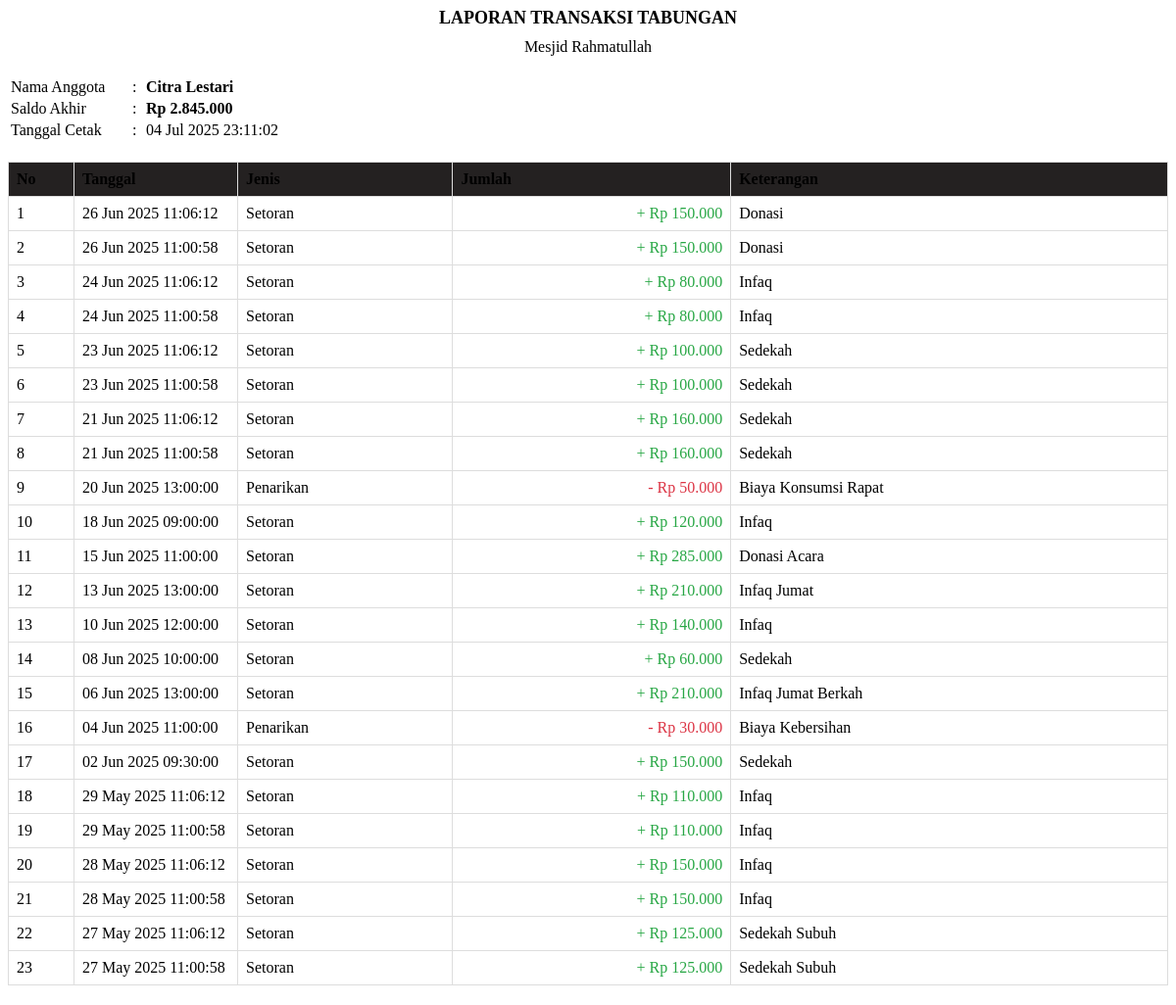
Page /get_transactions.php?id_tabungan=13 on the committed database.
### tables this page shows
CREATE TABLE IF NOT EXISTS `tabungan` (
  `id_tabungan` int NOT NULL AUTO_INCREMENT,
  `id_pengguna` int DEFAULT NULL,
  `jumlah_tabungan` int DEFAULT NULL,
  `tanggal_setor` date DEFAULT NULL,
  `keterangan` text,
  PRIMARY KEY (`id_tabungan`),
  KEY `id_pengguna` (`id_pengguna`)
);

CREATE TABLE IF NOT EXISTS `pengguna` (
  `id_pengguna` int NOT NULL AUTO_INCREMENT,
  `nama` varchar(50) DEFAULT NULL,
  `role` varchar(10) DEFAULT NULL,
  `email` varchar(100) DEFAULT NULL,
  `password` varchar(255) NOT NULL,
  `created_at` timestamp NULL DEFAULT NULL,
  PRIMARY KEY (`id_pengguna`) USING BTREE
);

CREATE TABLE IF NOT EXISTS `transaksi` (
  `id_transaksi` int NOT NULL AUTO_INCREMENT,
  `id_tabungan` int DEFAULT NULL,
  `id_pengguna` int DEFAULT NULL,
  `jenis` enum('masuk','keluar') NOT NULL,
  `jumlah` int NOT NULL,
  `tanggal` datetime NOT NULL DEFAULT CURRENT_TIMESTAMP,
  `keterangan` text,
  PRIMARY KEY (`id_transaksi`),
  KEY `id_tabungan` (`id_tabungan`),
  KEY `id_pengguna` (`id_pengguna`)
);

### get_transactions.php (the view, shortened to what this page needs)
<?php
require_once "db.php";
try {
    $pdo = new PDO("mysql:host=$host;dbname=$dbname", $username, $password);
    $pdo->setAttribute(PDO::ATTR_ERRMODE, PDO::ERRMODE_EXCEPTION);
    $pdo->exec("SET time_zone = '+07:00'");
    $id_tabungan = $_GET['id_tabungan'];
    $stmt = $pdo->prepare("SELECT t.*, p.nama FROM tabungan t JOIN pengguna p ON t.id_pengguna = p.id_pengguna WHERE t.id_tabungan = ?");
    $stmt->execute([$id_tabungan]);
    $tabungan = $stmt->fetch(PDO::FETCH_ASSOC);
    $stmt = $pdo->prepare("SELECT * FROM transaksi WHERE id_tabungan = ? ORDER BY tanggal DESC");
    $stmt->execute([$id_tabungan]);
    $transactions = $stmt->fetchAll(PDO::FETCH_ASSOC);
    $html = '
    <style>
        .report-header { margin-bottom: 20px; }
        .report-title { font-size: 18px; font-weight: bold; text-align: center; margin-bottom: 10px; }
        .report-subtitle { text-align: center; margin-bottom: 20px; }
        .report-info { margin-bottom: 15px; }
        .transaction-table { width: 100%; border-collapse: collapse; margin-bottom: 20px; }
        .transaction-table th, .transaction-table td { border: 1px solid #ddd; padding: 8px; }
        .transaction-table th { background-color:rgb(36, 33, 33); text-align: left; }
        .text-right { text-align: right; }
        .text-center { text-align: center; }
        .deposit { color: #28a745; }
        .withdrawal { color: #dc3545; }
        .print-only { display: none; }
        .transaction-date { white-space: nowrap; }
        @media print {
            .no-print { display: none; }
            .print-only { display: block; }
            body { font-size: 12pt; }
            .report-header { margin-bottom: 10mm; }
            .transaction-table { page-break-inside: avoid; }
        }
    </style>
    <div class="report-header">
        <div class="report-title">LAPORAN TRANSAKSI TABUNGAN</div>
        <div class="report-subtitle">Mesjid Rahmatullah</div>
        <div class="report-info">
            <table>
                <tr>
                    <td width="120">Nama Anggota</td>
                    <td width="10">:</td>
                    <td><strong>'.htmlspecialchars($tabungan['nama']).'</strong></td>
                </tr>
                <tr>
                    <td>Saldo Akhir</td>
                    <td>:</td>
                    <td><strong>Rp '.number_format($tabungan['jumlah_tabungan'], 0, ',', '.').'</strong></td>
                </tr>
                <tr>
                    <td>Tanggal Cetak</td>
                    <td>:</td>
                    <td>'.date('d M Y H:i:s').'</td>
                </tr>
            </table>
        </div>
    </div>';
    if (count($transactions) > 0) {
        $html .= '
        <table class="transaction-table">
            <thead>
                <tr>
                    <th width="50">No</th>
                    <th width="150">Tanggal</th>
                    <th>Jenis</th>
                    <th class="text-right">Jumlah</th>
                    <th>Keterangan</th>
                </tr>
            </thead>
            <tbody>';
        foreach ($transactions as $index => $transaction) {
            $transactionDate = $transaction['tanggal'] ? date('d M Y H:i:s', strtotime($transaction['tanggal'])) : '-';
            $html .= '
            <tr>
                <td>'.($index + 1).'</td>
                <td class="transaction-date">'.$transactionDate.'</td>
                <td>'.($transaction['jenis'] == 'masuk' ? 'Setoran' : 'Penarikan').'</td>
                <td class="text-right '.($transaction['jenis'] == 'masuk' ? 'deposit' : 'withdrawal').'">
                    '.($transaction['jenis'] == 'masuk' ? '+' : '-').' Rp '.number_format($transaction['jumlah'], 0, ',', '.').'
                </td>
                <td>'.htmlspecialchars($transaction['keterangan']).'</td>
            </tr>';
        }
        $html .= '
            </tbody>
        </table>';
    } else {
        $html .= '<div class="alert alert-info">Tidak ada transaksi yang tercatat.</div>';
    }
    $html .= '
    <div class="print-only">
        <table width="100%">
            <tr>
                <td width="50%"></td>
                <td class="text-center">
                    <p>Mengetahui,</p>
                    <br><br><br>
                    <p>_________________________</p>
                    <p>Petugas</p>
                </td>
            </tr>
        </table>
    </div>';
    echo $html;
} catch (Exception $e) {
    echo '<div class="alert alert-danger">Error: '.htmlspecialchars($e->getMessage()).'</div>';
}
?>

### get_transactions.php (style rules this page uses)
.report-header { margin-bottom: 20px; }
.report-title { font-size: 18px; font-weight: bold; text-align: center; margin-bottom: 10px; }
.report-subtitle { text-align: center; margin-bottom: 20px; }
.report-info { margin-bottom: 15px; }
.transaction-table { width: 100%; border-collapse: collapse; margin-bottom: 20px; }
.transaction-table th, .transaction-table td { border: 1px solid #ddd; padding: 8px; }
.transaction-table th { background-color:rgb(36, 33, 33); text-align: left; }
.text-right { text-align: right; }
.deposit { color: #28a745; }
.withdrawal { color: #dc3545; }
.transaction-date { white-space: nowrap; }

### rows in the picture
tabungan: id_pengguna.nama "Citra Lestari", jumlah_tabungan "2.845.000"
transaksi: tanggal "26 Jun 2025 11:06:12", jenis "Setoran", jumlah "150.000", keterangan "Donasi"
transaksi: tanggal "26 Jun 2025 11:00:58", jenis "Setoran", jumlah "150.000", keterangan "Donasi"
transaksi: tanggal "24 Jun 2025 11:06:12", jenis "Setoran", jumlah "80.000", keterangan "Infaq"
transaksi: tanggal "24 Jun 2025 11:00:58", jenis "Setoran", jumlah "80.000", keterangan "Infaq"
transaksi: tanggal "23 Jun 2025 11:06:12", jenis "Setoran", jumlah "100.000", keterangan "Sedekah"
transaksi: tanggal "23 Jun 2025 11:00:58", jenis "Setoran", jumlah "100.000", keterangan "Sedekah"
transaksi: tanggal "21 Jun 2025 11:06:12", jenis "Setoran", jumlah "160.000", keterangan "Sedekah"
transaksi: tanggal "21 Jun 2025 11:00:58", jenis "Setoran", jumlah "160.000", keterangan "Sedekah"
transaksi: tanggal "20 Jun 2025 13:00:00", jenis "Penarikan", jumlah "50.000", keterangan "Biaya Konsumsi Rapat"
transaksi: tanggal "18 Jun 2025 09:00:00", jenis "Setoran", jumlah "120.000", keterangan "Infaq"
transaksi: tanggal "15 Jun 2025 11:00:00", jenis "Setoran", jumlah "285.000", keterangan "Donasi Acara"
transaksi: tanggal "13 Jun 2025 13:00:00", jenis "Setoran", jumlah "210.000", keterangan "Infaq Jumat"
transaksi: tanggal "10 Jun 2025 12:00:00", jenis "Setoran", jumlah "140.000", keterangan "Infaq"
transaksi: tanggal "08 Jun 2025 10:00:00", jenis "Setoran", jumlah "60.000", keterangan "Sedekah"
transaksi: tanggal "06 Jun 2025 13:00:00", jenis "Setoran", jumlah "210.000", keterangan "Infaq Jumat Berkah"
transaksi: tanggal "04 Jun 2025 11:00:00", jenis "Penarikan", jumlah "30.000", keterangan "Biaya Kebersihan"
transaksi: tanggal "02 Jun 2025 09:30:00", jenis "Setoran", jumlah "150.000", keterangan "Sedekah"
transaksi: tanggal "29 May 2025 11:06:12", jenis "Setoran", jumlah "110.000", keterangan "Infaq"
transaksi: tanggal "29 May 2025 11:00:58", jenis "Setoran", jumlah "110.000", keterangan "Infaq"
transaksi: tanggal "28 May 2025 11:06:12", jenis "Setoran", jumlah "150.000", keterangan "Infaq"
transaksi: tanggal "28 May 2025 11:00:58", jenis "Setoran", jumlah "150.000", keterangan "Infaq"
transaksi: tanggal "27 May 2025 11:06:12", jenis "Setoran", jumlah "125.000", keterangan "Sedekah Subuh"
transaksi: tanggal "27 May 2025 11:00:58", jenis "Setoran", jumlah "125.000", keterangan "Sedekah Subuh"
